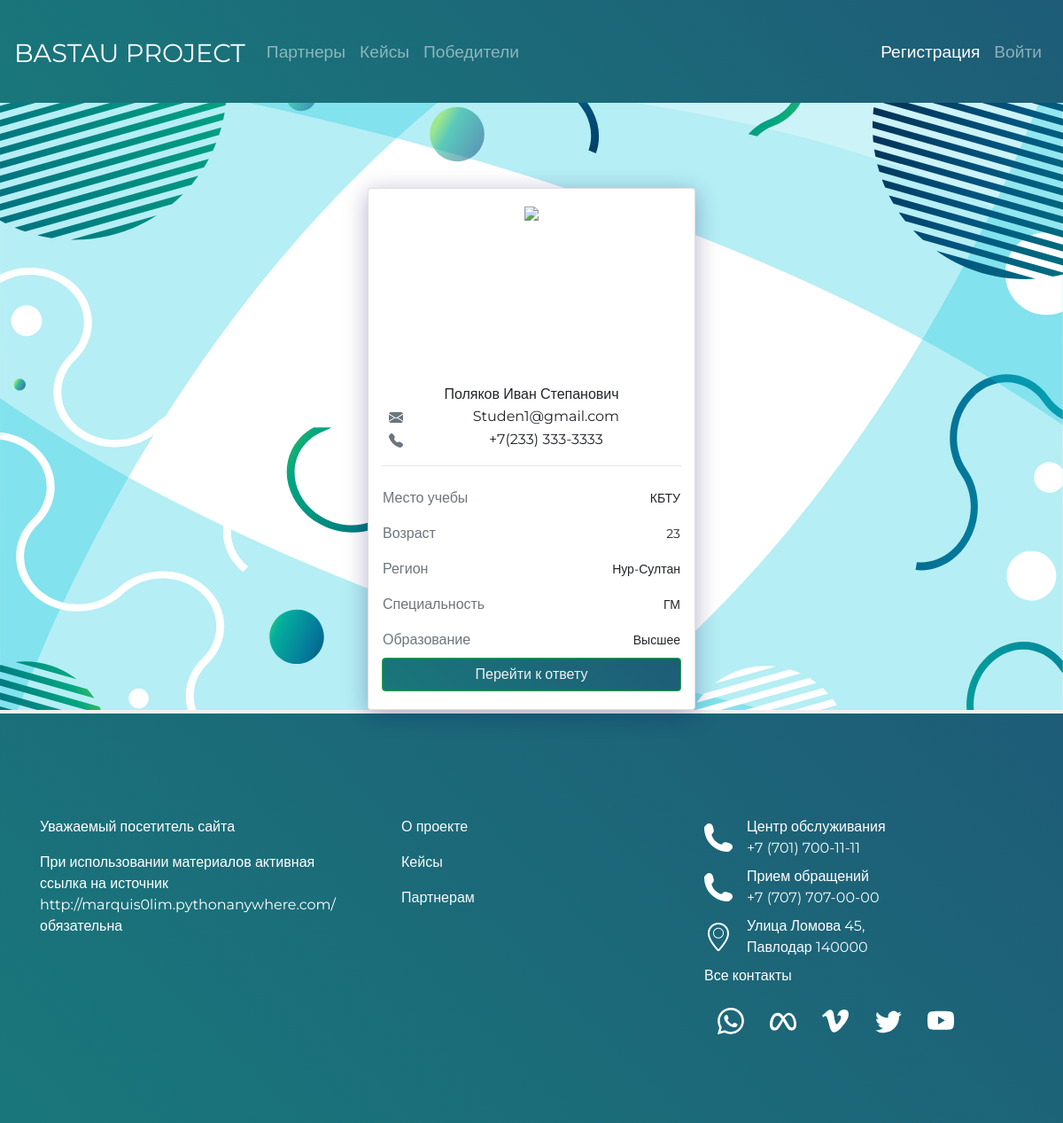
Screenshot of /bio/student/37 with the database file from the repository.
### BastauApp/models.py (models this page shows, shortened)
class Student(models.Model):
    user = models.OneToOneField(User, verbose_name='id', on_delete=models.CASCADE, primary_key=True)
    Fio = models.CharField(max_length=100, blank=True, verbose_name='ФИО')
    EDUCATION = [
        ('Высшее', 'Высшее'), ('ср-спе', 'Среднее-специальное'), ('среднее', 'Среднее'), ('Нет образования', 'Нет образования')
    ]
    COURSE = [
        ('1', '1'),
        ('2', '2'),
        ('3','3'),
        ('4','4'),
        ('5','5'),
        ('6','6'),
    ]
    Educational_institution = models.CharField(max_length=50, verbose_name='Место учебы')
    age = models.CharField(max_length=2,verbose_name='возраст')
    region = models.CharField(max_length=50, choices=REGIONS, default=REGIONS[0], verbose_name='Регион')
    Direction_of_study = models.CharField(max_length=50, verbose_name='Специальность')
    Education = models.CharField(max_length=50, verbose_name='Образование', choices=EDUCATION, default=EDUCATION[0])
    class Meta:
        verbose_name = "Студент"
        verbose_name_plural = "Студенты"

class User(AbstractBaseUser, PermissionsMixin):
    email = models.EmailField(db_index=True, unique=True, max_length=254, verbose_name='Почта')
    phone = models.CharField(max_length=20, help_text='Номер телефона', verbose_name='Телефон')
    is_staff = models.BooleanField(default=True)
    is_active = models.BooleanField(default=True)
    is_superuser = models.BooleanField(default=False)
    is_student = models.BooleanField(default=False, verbose_name='Участники')
    is_partner = models.BooleanField(default=False, verbose_name='Партнеры')
    objects = CustomUserManager()
    REQUIRED_FIELDS = ["phone"]
    USERNAME_FIELD = 'email'
    class Meta:
        verbose_name = "Пользователь"
        verbose_name_plural = "Пользователи"

### BastauApp/views.py (the view)
# urls.py: path('bio/student/<user_id>', views.detail_student, name= 'detail_student' ),
def detail_student(request, user_id):
    a = User.objects.get(pk=user_id)
    context = {}
    context["student_info"] = Student.objects.get(user=a)
    context["menu"] = menu
    return render(request, "Bio_student.html", context)

### BastauApp/templates/Bio_student.html (shortened to what this page needs)
{% extends 'base.html' %}
{% load widget_tweaks %}
 {% block content %}
<div class="partners-fon">
<br><br><br><br>
    <div class="container">
            <div class="main-cases__item text-align-center mb-1 mr-2 ml-2 h-100 col-md-4 mx-auto card">
                <div class="d-flex justify-content-center text-align-center"><img src="https://cdn-icons-png.flaticon.com/512/843/843341.png"  height="200px"></div>
                <div class="text-center">{{student_info.Fio}}</div>
                <table class="text-align-center w-100 text-center">
                <tr class="">
                        <td class="text-secondary ml-3 mr-3">
                        </td>
                        <td class="fs-1 mt-2 ml-3" >{{student_info.user.email}}</td>
                    </tr>
                    <tr class="">
                        <td class="text-secondary align-items-start">
                            </td>
                        <td class="fs-1 mt-2">{{student_info.user.phone}}</td>
                    </tr>
                    </table>
                <hr>
                <table  class="w-100 table_info_partners">
                    <tr class="">
                        <td class="text-secondary ml-3">Место учебы</td>
                        <td class="fs-1 font-s-info-parners mt-2">{{student_info.Educational_institution}}</td>
                    </tr>
                    <tr class="">
                        <td class="text-secondary align-items-start">Возраст</td>
                        <td class="fs-1 font-s-info-parners mt-2">{{student_info.age}}</td>
                    </tr>
                        <tr class="">
                        <td class="text-secondary align-items-start">Регион</td>
                        <td class="fs-1 font-s-info-parners mt-2">{{student_info.region}}</td>
                    </tr>
                    <tr class="">
                        <td class="text-secondary align-items-start">Специальность</td>
                        <td class="fs-1 font-s-info-parners mt-2">
                               {{student_info.Direction_of_study}}
                        </td>
                    </tr>
                    <tr>
                        <td class="text-secondary ml-3">Образование</td>
                        <td class="fs-1 font-s-info-parners mt-2">
                               {{student_info.Education}}
                        </td>
                    </tr>
                </table>
                <a onclick="javascript:history.back(-2); return false;"><button class="btn btn-block btn-gradient btn-success" >Перейти к ответу</button></a>
            </div>
       </div>
    </div>
  {% endblock %}

### BastauApp/static/css/style.css (style rules this page uses)
* { font-family: 'Montserrat', sans-serif; }
body { background-color: #f1f1f1 !important; height: 100%; }
html { height: 100%; }
.container { max-width: 1170px; margin: 0 auto; height: 100%; }
.partners-fon { background-image: url('../background/about.svg'); background-size: cover; background-repeat: no-repeat; background-attachment: fixed; background-position: center center; min-height: calc(80vh - 64px); }
body { position: relative; }
.main-cases__item { padding: 20px; box-shadow: rgb(12 6 91 / 31%) 0px 5px 27px 0px; max-width:100%; width:400px; }
.d-flex { display: flex; justify-content: space-between; }
.card { border-radius: 50px; }
.font-s-info-parners { font-size: 14px; text-align: right; }
.table_info_partners { height: 200px; }
.btn-gradient { background: linear-gradient(45deg, rgb(25, 119, 123), rgb(30, 92, 119)); color: #f1f1f1!important; }

### BastauApp/static/css/zero.css (style rules this page uses)
*, *::before, *::after { box-sizing: border-box; }
body, h1, h2, h3, h4, p, ul[class], ol[class], li, figure, figcaption, blockquote, dl, dd { margin: 0; }
body { background-color: #f1f1f1; }
a:not([class]) { text-decoration-skip-ink: auto; }
img { max-width: 100%; display: block; }
input, button, textarea, select { font: inherit; }
a { color:rgb(47, 148, 136) ; text-decoration: none; }
a:after { text-decoration: none; }

### rows the page displays
Student: Fio "Поляков Иван Степанович", user.email "Studen1@gmail.com", user.phone "+7(233) 333-3333", Educational_institution "КБТУ", age "23", region "Нур-Султан", Direction_of_study "ГМ", Education "Высшее"

### other values shown
{{ item.title }} "Партнеры" "Кейсы"
{{ item.title }} "Победители"
